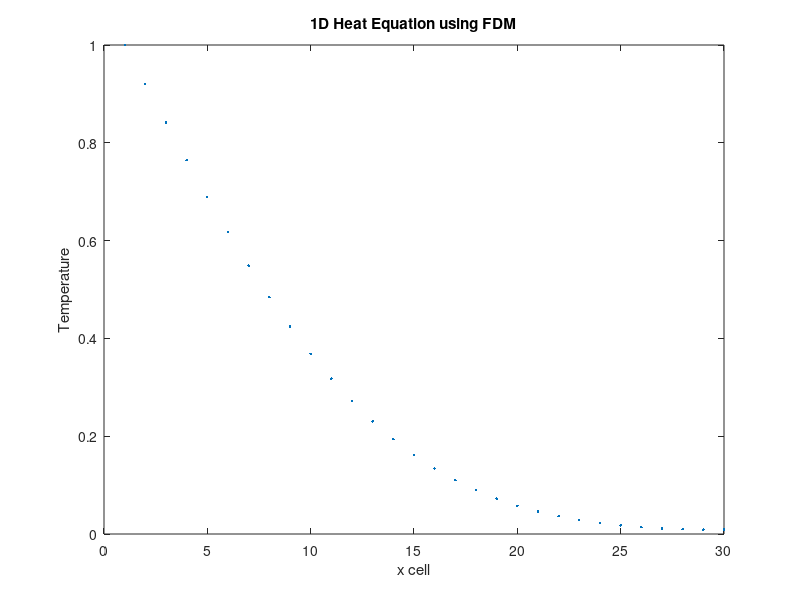

Reproduce this figure in MATLAB.
%% 1D Heat Transfer FDM
% by Manuel Diaz
clc; clear; close all;

%% Parameters
alpha = 0.25;       % difusion speed
iter = 400;         % iteration time steps

%% Domain Grid
L = 30;    % Length
n = 30;    % Nodes
dx = L/n; dt = 0.5;
x  = 1:dx:L;
t  = zeros(1,n);    % temperature of the nodes in our Domain

%% Wall Temperatura at x = 0
twall = 1;

%% Initial Condition
t_0 = zeros(1,n);   % @time = 0
t_0(1) = twall;     %Dirichlet BC
t_0(n) = t_0(n-1);   %Neumann BC

%% Main Loop
t_next = zeros(1,n); %Next time step
t = t_0;			 %Load I.C.
for k = 1:iter;
    for i = 2:n-1;
        t_next(i) = t(i) + (dt/dx^2)*alpha*(t(i+1)-2*t(i)+t(i-1));
    end
    % BC
    t_next(1) = twall;
	t_next(n) = t_next(n-1); 
	% Update info
	t = t_next;
end

%% Make pretty figures
plot(x,t,'.'); xlabel 'x cell'; ylabel 'Temperature'; title '1D Heat Equation using FDM';
